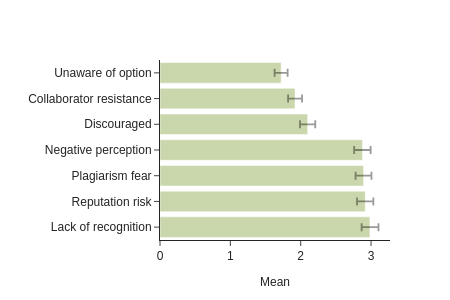

Notebook code cell kept with this figure:
### Code cell
# Filter summary_df for specified variables
target_vars = [
'nosubmit_recognition',
'nosubmit_discouraged',
'nosubmit_reputation',
'nosubmit_plagiarism',
'nosubmit_perception',
'nosubmit_collaborators',
'nosubmit_unaware'
]

# Filter and prepare data
plot_df = summary_df[summary_df['variable'].isin(target_vars)].copy()


# create a label map
# Define label mapping
label_map = dict(zip(item_map["col_name"], item_map["label"]))

# Filter and prepare data
plot_df = summary_df[summary_df['variable'].isin(target_vars)].copy()

# Create label column
plot_df['label'] = plot_df['variable'].map(label_map)

# Calculate error bar values (distance from mean to CI bounds)
plot_df['error_low'] = plot_df['mean'] - plot_df['ci_low']
plot_df['error_high'] = plot_df['ci_high'] - plot_df['mean']

# Define colors for each category
colors = {
    'nosubmit': '#C1D09D'
}

plot_df["variable"] = pd.Categorical(
    plot_df["variable"],
    categories=target_vars,
    ordered=True
)
plot_df = plot_df.sort_values("mean", ascending=False) 

-
# Create figure
-
fig = make_subplots(rows=1, cols=1)

fig.add_trace(
    go.Bar(
        y=plot_df["label"],          # ← categories on Y
        x=plot_df["mean"],           # ← values on X
        orientation="h",             # ← horizontal bars
        marker=dict(
            color=colors["nosubmit"],
            opacity=0.85
        ),
        error_x=dict(          
            type="data",
            symmetric=False,
            array=plot_df["ci_high"] - plot_df["mean"],
            arrayminus=plot_df["mean"] - plot_df["ci_low"],
            thickness=1.8,
            color="rgba(0,0,0,0.4)" 
        )
    )
)

-
# Layout & formatting
-
fig.update_layout(
    height=300,
    width=450,
    template="simple_white",
    font=dict(size=12, family="Arial"),
    margin=dict(l=160, r=60, b=60, t=60)
)

fig.update_yaxes(
    tickfont=dict(size=12)
)

fig.update_xaxes(
    tickfont=dict(size=12),
    title_text="Mean",
    title_font=dict(size=12)
)

fig.show()

# write as PDF
fig.write_image("not_submit_reason.pdf")

### Figure 1 — Plotly figure (JSON) as saved in the notebook; plotly's stock layout.template omitted (floating-point values rounded to 4 significant figures)
{"data": [{"error_x": {"array": [0.122, 0.115, 0.112, 0.115, 0.108, 0.1, 0.092], "arrayminus": [0.118, 0.117, 0.114, 0.119, 0.109, 0.098, 0.093], "color": "rgba(0,0,0,0.4)", "symmetric": false, "thickness": 1.8, "type": "data"}, "marker": {"color": "#C1D09D", "opacity": 0.85}, "orientation": "h", "type": "bar", "x": [2.984, 2.918, 2.894, 2.879, 2.099, 1.919, 1.722], "y": ["Lack of recognition", "Reputation risk", "Plagiarism fear", "Negative perception", "Discouraged", "Collaborator resistance", "Unaware of option"]}], "layout": {"font": {"family": "Arial", "size": 12}, "height": 300, "margin": {"b": 60, "l": 160, "r": 60, "t": 60}, "width": 450, "xaxis": {"anchor": "y", "domain": [0, 1], "tickfont": {"size": 12}, "title": {"font": {"size": 12}, "text": "Mean"}}, "yaxis": {"anchor": "x", "domain": [0, 1], "tickfont": {"size": 12}}}}
